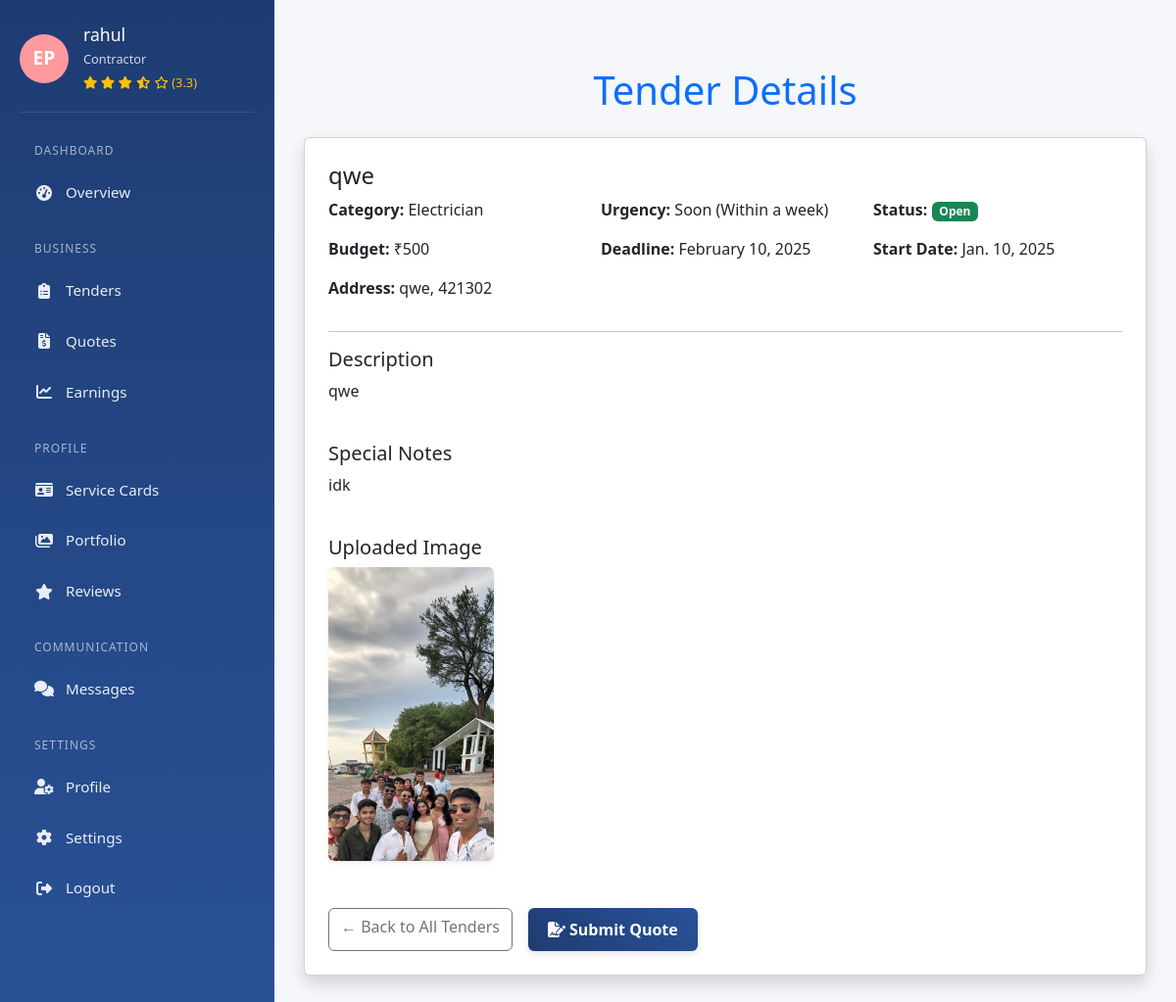
The app's page /service_tenders/4/ (signed in) with its own data.
### CommissionZeroApp/models.py (models this page shows, shortened)
class Tender(models.Model):
    SERVICE_CATEGORIES = [
        ('electrician', 'Electrician'),
        ('plumber', 'Plumber'),
        ('painter', 'Painter'),
        ('carpenter', 'Carpenter'),
        ('solar', 'Solar Electrician'),
    ]
    URGENCY_CHOICES = [
        ('urgent', 'Urgent (Within 24 hours)'),
        ('soon', 'Soon (Within a week)'),
        ('flexible', 'Flexible (No specific deadline)'),
    ]
    user = models.ForeignKey(User, on_delete=models.CASCADE)
    title = models.CharField(max_length=255)
    description = models.TextField()
    category = models.CharField(max_length=50, choices=SERVICE_CATEGORIES)
    budget = models.PositiveIntegerField(blank=True, null=True)
    urgency = models.CharField(max_length=20, choices=URGENCY_CHOICES)
    address = models.CharField(max_length=255)
    postcode = models.CharField(max_length=10)
    start_date = models.DateField(blank=True, null=True)
    deadline = models.DateField()
    notes = models.TextField(blank=True)
    images = models.ImageField(upload_to='tender_images/', blank=True, null=True)
    status = models.CharField(max_length=20, default='open')
    created_at = models.DateTimeField(auto_now_add=True)

### CommissionZeroApp/views.py (the view)
# urls.py: path('service_tenders/<int:tender_id>/', views.tender_detail_service, name='service_tenders'),
@role_required(['provider'])
@login_required
def tender_detail_service(request, tender_id):
    tender = get_object_or_404(Tender, id=tender_id)
    quotation = Quotation.objects.filter(tender=tender, provider=request.user).first()
    avg_rating = Review.objects.filter(provider=request.user).aggregate(avg=Avg('rating'))['avg']
    avg_rating = round(avg_rating or 0, 1)
    return render(request, 'CommissionZeroApp/service_provider/tender_detail_service.html', {
        'tender': tender,
        'quotation': quotation,
        'avg_rating': avg_rating,
    })

### CommissionZeroApp/context_processors.py (called while the page is built)
def provider_avg_rating(request):
    if request.user.is_authenticated and hasattr(request.user, 'role') and request.user.role == 'provider':
        avg_rating = Review.objects.filter(provider=request.user).aggregate(avg=Avg('rating'))['avg']
        return {'avg_rating': round(avg_rating or 0, 1)}
    return {}

### CommissionZeroApp/templates/CommissionZeroApp/service_provider/tender_detail_service.html (shortened to what this page needs)
{% extends "base.html" %}
{% load static %}
{% load humanize %}
{% block extra_css %}
<link rel="stylesheet" href="{% static 'css/service_provider/tender_detail.css' %}" />
{% endblock %}
{% block sidebar %}
{% include "sidebar_service.html" %}
{% endblock %}
{% block content %}
  <h1 class="text-primary text-center mb-4">Tender Details</h1>
  <div class="card shadow p-4">
    <h2 class="h4 text-dark">{{ tender.title }}</h2>
    <div class="row mb-3">
      <div class="col-md-4"><strong>Category:</strong> {{ tender.get_category_display }}</div>
      <div class="col-md-4"><strong>Urgency:</strong> {{ tender.get_urgency_display }}</div>
      <div class="col-md-4">
        <strong>Status:</strong>
        <span class="badge
          {% if tender.status == 'open' %} bg-success
          {% elif tender.status == 'ongoing' %} bg-warning text-dark
          {% elif tender.status == 'completed' %} bg-secondary
          {% else %} bg-info
          {% endif %}">
          {{ tender.status|capfirst }}
        </span>
      </div>
    </div>
    <div class="row mb-3">
      <div class="col-md-4">
        <strong>Budget:</strong>
        {% if tender.budget %}
          ₹{{ tender.budget|intcomma }}
        {% else %}
          Not specified
        {% endif %}
      </div>
      <div class="col-md-4"><strong>Deadline:</strong> {{ tender.deadline|date:"F j, Y" }}</div>
      <div class="col-md-4"><strong>Start Date:</strong> {{ tender.start_date|default:"Not specified" }}</div>
    </div>
    <div class="mb-3">
      <strong>Address:</strong> {{ tender.address }}, {{ tender.postcode }}
    </div>
    <hr>
    <div class="mb-4">
      <h5>Description</h5>
      <p>{{ tender.description }}</p>
    </div>
    {% if tender.notes %}
    <div class="mb-4">
      <h5>Special Notes</h5>
      <p>{{ tender.notes }}</p>
    </div>
    {% endif %}
    {% if tender.images %}
    <div class="mb-4">
      <h5>Uploaded Image</h5>
      <img src="{{ tender.images.url }}" alt="Tender Image" class="img-fluid rounded shadow-sm" style="max-height: 300px;">
    </div>
    {% endif %}
    <div class="d-flex flex-wrap gap-3 mt-4">
      <a href="{% url 'tenders' %}" class="btn btn-outline-secondary">
        ← Back to All Tenders
      </a>
      {% if not quotation or quotation.status == 'rejected' %}
        <a href="{% url 'submit_quotation' tender.id %}" class="btn btn-gradient">
          <i class="fas fa-file-signature me-1"></i> Submit Quote
        </a>
      {% else %}
        <button class="btn btn-gradient disabled" disabled>
          <i class="fas fa-file-signature me-1"></i> Submit Quote
        </button>
      {% endif %}
    </div>
  </div>
{% endblock %}

### templates/sidebar_service.html (shortened to what this page needs)
{% block content %}
{% load static %}
<!DOCTYPE html>
<html lang="en">
<head>
  <link rel="stylesheet" href="https://cdnjs.cloudflare.com/ajax/libs/font-awesome/6.4.0/css/all.min.css">
  <link rel="stylesheet" href="{% static 'css/service_provider/sidebar_service.css' %}">
</head>
<body>
<aside class="provider-sidebar" id="sidebar">
  <div class="provider-profile">
    <div class="provider-avatar">EP</div>
    <div class="provider-info">
      <h3>{{ user.username }}</h3>
      <p>Contractor</p>
      <div class="provider-rating">
        {% if avg_rating %}
          {% for i in "12345" %}
            {% if forloop.counter <= avg_rating %}
              <i class="fas fa-star"></i>
            {% elif forloop.counter0 < avg_rating and avg_rating < forloop.counter %}
              <i class="fas fa-star-half-alt"></i>
            {% else %}
              <i class="far fa-star"></i>
            {% endif %}
          {% endfor %}
          <span>({{ avg_rating }})</span>
        {% else %}
          <span>No ratings yet</span>
        {% endif %}
      </div>
    </div>
  </div>
  {% url 'service_dashboard' as service_dashboard %}
  {% url 'tenders' as tenders %}
  {% url 'quotes' as quotes %}
  {% url 'earnings' as earnings %}
  {% url 'service_cards' as service_cards %}
  {% url 'portfolio' as portfolio %}
  {% url 'reviews_service' as reviews_service %}
  {% url 'messages_service' as messages_service %}
  {% url 'profile' as profile %}
  {% url 'settings_service' as settings_service %}
  <nav class="provider-menu">
    <div class="menu-category">Dashboard</div>
    <a href="{{ service_dashboard }}" class="menu-item {% if request.path == service_dashboard %}active{% endif %}">
      <i class="fas fa-tachometer-alt"></i><span>Overview</span>
    </a>
    <div class="menu-category">Business</div>
    <a href="{{ tenders }}" class="menu-item {% if request.path == tenders %}active{% endif %}">
      <i class="fas fa-clipboard-list"></i><span>Tenders</span>
    </a>
    <a href="{{ quotes }}" class="menu-item {% if request.path == quotes %}active{% endif %}">
      <i class="fas fa-file-invoice-dollar"></i><span>Quotes</span>
    </a>
    <a href="{{ earnings }}" class="menu-item {% if request.path == earnings %}active{% endif %}">
      <i class="fas fa-chart-line"></i><span>Earnings</span>
    </a>
    <div class="menu-category">Profile</div>
    <a href="{{ service_cards }}" class="menu-item {% if request.path == service_cards %}active{% endif %}">
      <i class="fas fa-id-card"></i><span>Service Cards</span>
    </a>
    <a href="{{ portfolio }}" class="menu-item {% if request.path == portfolio %}active{% endif %}">
      <i class="fas fa-images"></i><span>Portfolio</span>
    </a>
    <a href="{{ reviews_service }}" class="menu-item {% if request.path == reviews_service %}active{% endif %}">
      <i class="fas fa-star"></i><span>Reviews</span>
    </a>
    <div class="menu-category">Communication</div>
    <a href="{{ messages_service }}" class="menu-item {% if request.path == messages_service %}active{% endif %}">
      <i class="fas fa-comments"></i><span>Messages</span>
    </a>
    <div class="menu-category">Settings</div>
    <a href="{{ profile }}" class="menu-item {% if request.path == profile %}active{% endif %}">
      <i class="fas fa-user-cog"></i><span>Profile</span>
    </a>
    <a href="{{ settings_service }}" class="menu-item {% if request.path == settings_service %}active{% endif %}">
      <i class="fas fa-cog"></i><span>Settings</span>
    </a>
    <a href="{% url 'logout' %}" class="menu-item">
            <i class="fas fa-sign-out-alt"></i>
            <span>Logout</span>
        </a>
  </nav>
</aside>
</body>
</html>
{% endblock %}

### static/css/service_provider/tender_detail.css (style rules this page uses)
.btn-gradient { background: linear-gradient(45deg, #1e3c72, #2a5298); color: #fff; border: none; padding: 10px 20px; border-radius: 6px; font-weight: 600; transition: 0.3s ease; box-shadow: 0 3px 6px rgba(0, 0, 0, 0.1); display: inline-flex; align-items: center; text-decoration: none; }

### static/css/service_provider/sidebar_service.css (style rules this page uses)
:root { --primary: #1e3c72; --secondary: #2a5298; --accent: #ff9a9e; --light: #f5f7fa; --dark: #333; }
* { margin: 0; padding: 0; box-sizing: border-box; font-family: 'Segoe UI', Tahoma, Geneva, Verdana, sans-serif; }
body { background-color: #f5f7fa; display: flex; min-height: 100vh; }
.provider-sidebar { background: linear-gradient(180deg, var(--primary), var(--secondary)); color: white; width: 280px; padding: 25px 20px; position: relative; transition: all 0.3s ease; z-index: 1000; }
.provider-profile { display: flex; align-items: center; margin-bottom: 30px; padding-bottom: 20px; border-bottom: 1px solid rgba(255,255,255,0.1); }
.provider-avatar { width: 50px; height: 50px; border-radius: 50%; background-color: var(--accent); display: flex; align-items: center; justify-content: center; margin-right: 15px; color: white; font-weight: bold; font-size: 1.2rem; }
.provider-info h3 { margin-bottom: 5px; font-size: 1.1rem; }
.provider-info p { font-size: 0.8rem; opacity: 0.8; margin-bottom: 5px; }
.provider-rating { color: #FFC107; font-size: 0.8rem; }
.provider-menu { margin-top: 20px; }
.menu-category { color: rgba(255,255,255,0.6); font-size: 0.75rem; text-transform: uppercase; letter-spacing: 1px; margin: 25px 0 10px 15px; }
.menu-item { display: flex; align-items: center; padding: 12px 15px; margin-bottom: 5px; border-radius: 6px; color: rgba(255,255,255,0.9); text-decoration: none; transition: all 0.3s; font-size: 0.95rem; }
.menu-item i { margin-right: 12px; width: 20px; text-align: center; font-size: 1rem; }

### records on screen
Tender: title "qwe", category "Electrician", urgency "Soon (Within a week)", status "Open", budget "500", deadline "February 10, 2025", start_date "Jan. 10, 2025", address "qwe", postcode "421302", description "qwe", notes "idk", images (picture)

### other values on screen
{{ user.username }} "rahul"
{{ avg_rating }} "3.3"
